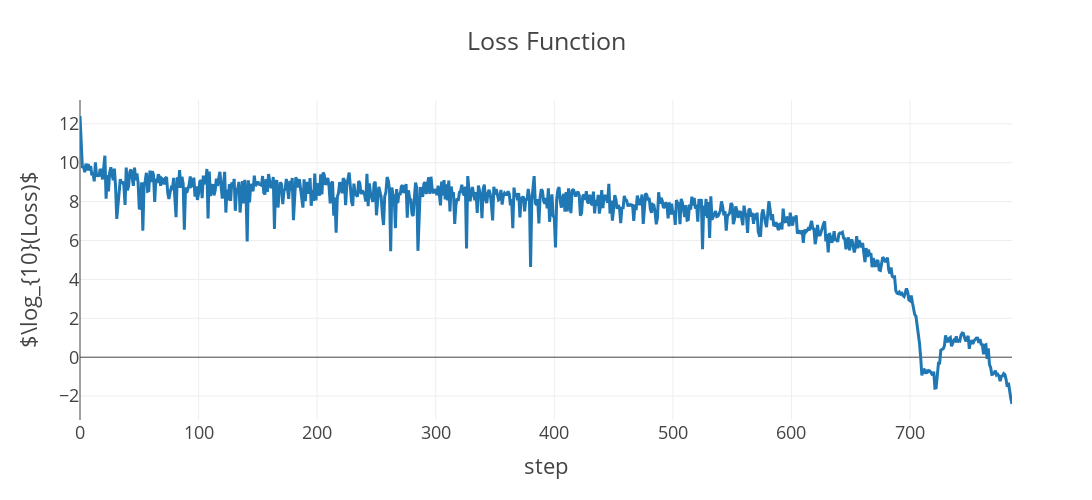

The notebook cell saved with this chart:
### Code cell
iplot(G.train(epochs =200).plot_fun().update_yaxes(title='$\\log_{10}(Loss)$'))

### Figure 1 — Plotly figure (JSON) as saved in the notebook; plotly's stock layout.template omitted (floating-point values rounded to 4 significant figures; data arrays with more than 128 entries replaced by an {"elided": "..."} marker saying what was removed)
{"data": [{"name": "loss", "type": "scatter", "x": {"elided": "787 int values"}, "y": {"elided": "787 float values"}}], "layout": {"height": 500, "title": {"text": "Loss Function"}, "width": 1250, "xaxis": {"autorange": true, "range": [0, 786], "title": {"text": "step"}, "type": "linear"}, "yaxis": {"autorange": true, "range": [-3.229, 13.23], "title": {"text": "$\\log_{10}(Loss)$"}, "type": "linear"}}}
